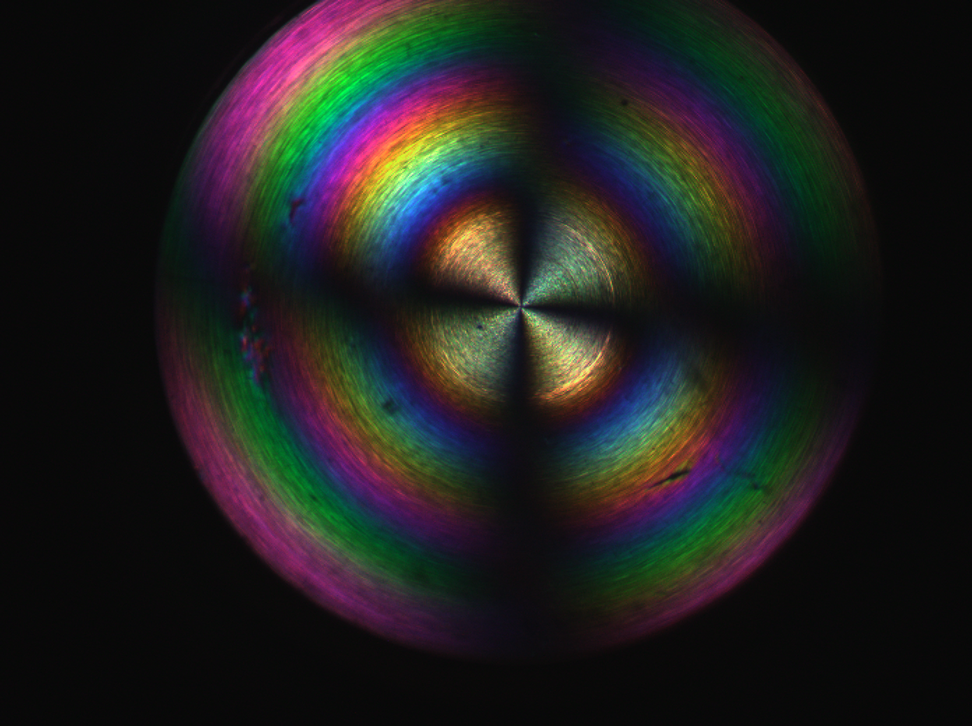
#> input picture ExampleNematicsData/CNC.tiff, 972 x 726 px, shrunk from 1392 x 1040 before the run
$ python -i saturation_tool.py   (imports and definitions only)
#> lines starting #> are read from the running program, lines starting #| are printed output that depends on the picture; after the words box and inside, x2 and y2 are one past the last pixel; in counts of white or black regions, pixels touching at a corner belong together
"""
saturation_tool.py
==================
Auto-finds an image in its own folder, splits it into Hue / Saturation /
Brightness, and reports the saturation min / max / average over the sample
(the black background is ignored). Saves a comparison figure.

Two functions:
    find_image_in_folder(...)   -> locate the image to use
    analyze_saturation(...)     -> do the HSB split + saturation stats + figure

Run:
    python saturation_tool.py
"""

import os
import numpy as np
import cv2
import matplotlib
# [1 line not run here, left out]
import matplotlib.pyplot as plt


# image types we will look for
IMAGE_EXTS = (".bmp", ".png", ".jpg", ".jpeg", ".tif", ".tiff")


# ======================================================================
# FUNCTION 1 : find the image sitting in the same folder as this script
# ======================================================================
# [41 lines left out: function find_image_in_folder, not called in this run]


# ======================================================================
# FUNCTION 2 : split HSB and report saturation stats (sample only)
# ======================================================================
def analyze_saturation(image_path, outdir, bg_thresh=25):
    """
    Split the image into Hue / Saturation / Brightness and compute the
    saturation min, max, and average over the SAMPLE ONLY (pixels brighter
    than `bg_thresh`, so the black background does not drag the numbers down).

    Also saves a 4-panel comparison figure (Original / Hue / Saturation /
    Brightness) with the saturation report printed underneath.

    Parameters
        image_path : path to the input image
        outdir     : folder where the figure is saved
        bg_thresh  : brightness (V, 0-255) below which a pixel is treated as
                     background and excluded from the statistics

    Returns a dict with sat_min, sat_max, sat_avg, coverage_pct, and the
    figure path.
    """
#> called with image_path = '../ExampleNematicsData/CNC.tiff', outdir = 'out.png', bg_thresh = 25
    # --- load image (BGR; alpha channel, if any, is dropped) ---
    img = cv2.imread(image_path, cv2.IMREAD_COLOR)
#> img is the input picture: shape (726, 972, 3); mean B, G, R 30.5, 31, 32.1
    if img is None:
        raise FileNotFoundError(f"Could not read image: {image_path}")
    base = os.path.splitext(os.path.basename(image_path))[0]
    os.makedirs(outdir, exist_ok=True)

    # --- convert to HSV and split the three channels ---
    # OpenCV ranges: H 0-179, S 0-255, V 0-255
    rgb = cv2.cvtColor(img, cv2.COLOR_BGR2RGB)          # for display only
    hsv = cv2.cvtColor(img, cv2.COLOR_BGR2HSV)
#> hsv: shape (726, 972, 3); mean H, S, V 90.1, 96.9, 43.5
    H, S, V = cv2.split(hsv)
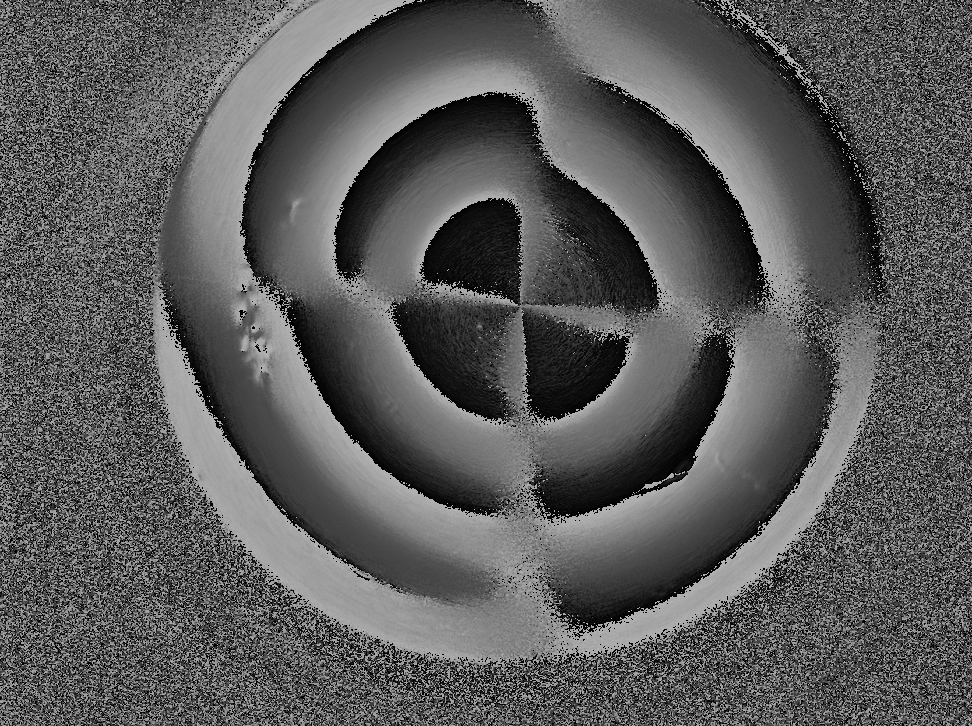
#> H: shape (726, 972); min 0, max 179, mean 90.1
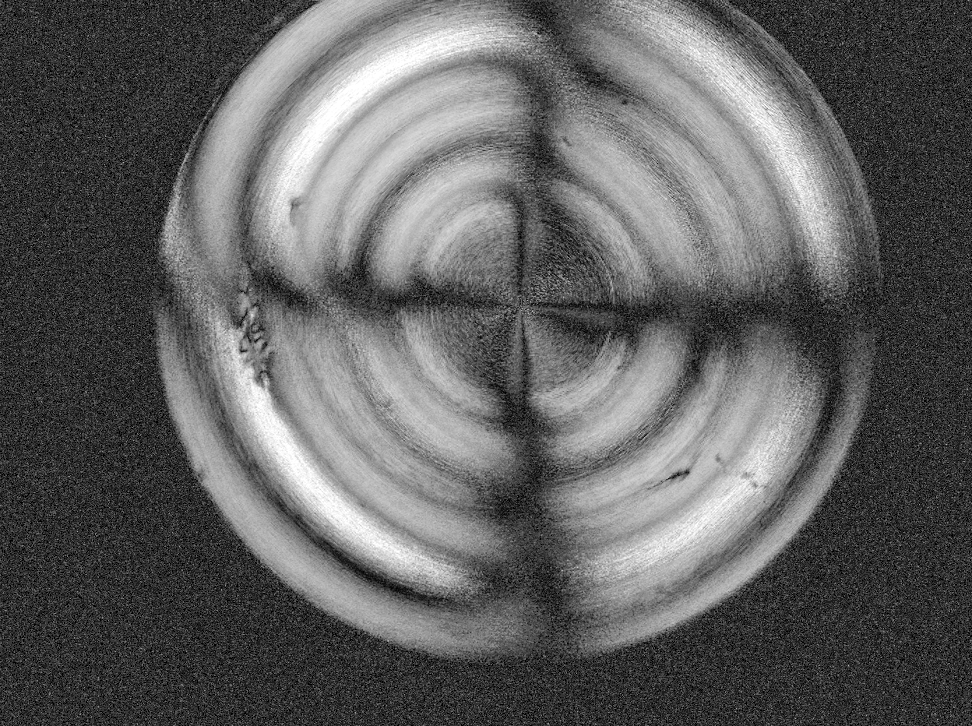
#> S: shape (726, 972); min 0, max 255, mean 96.9
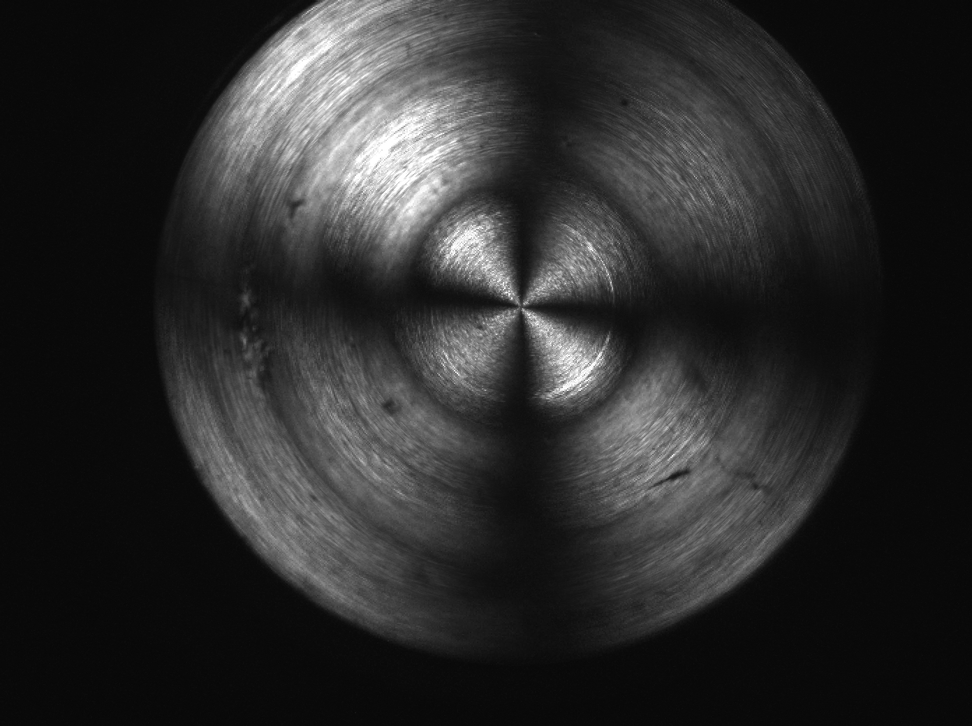
#> V: shape (726, 972); min 7, max 255, mean 43.5

    # --- sample mask: keep only pixels brighter than the background ---
    mask = V > bg_thresh
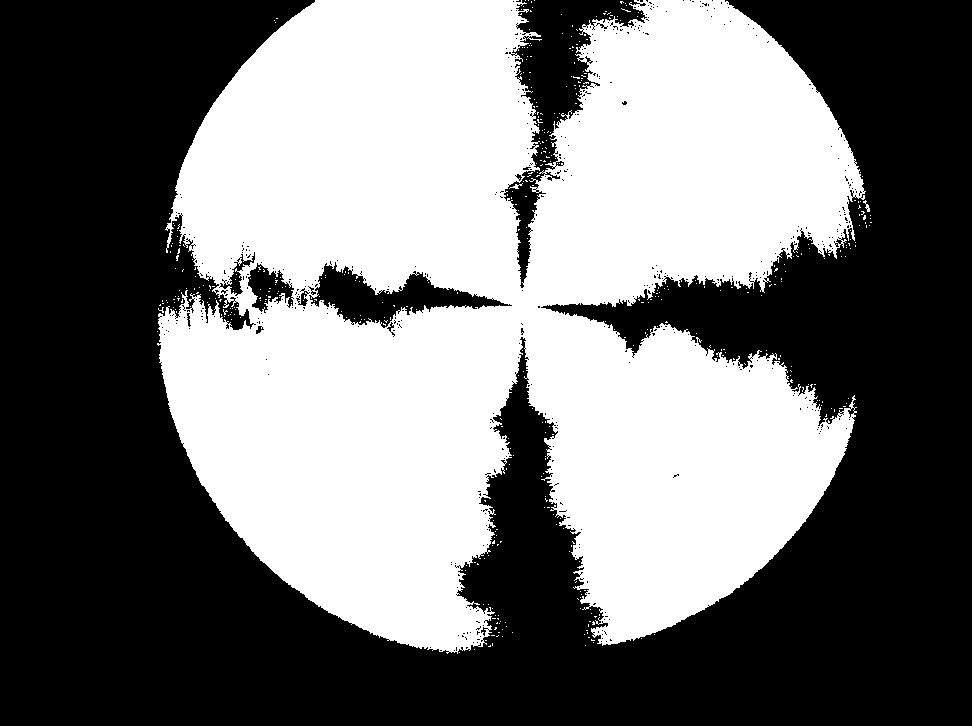
#> mask: shape (726, 972) bool; 46% white; 445 white regions (442 under 20 px), largest, box (x1, y1, x2, y2) and area: (157, 0, 866, 654) 323791, (863, 200, 870, 212) 33, (509, 183, 523, 189) 30
    S_sample = S[mask].astype(np.float32)
    if S_sample.size == 0:
        raise ValueError("No sample pixels found. Lower bg_thresh.")

    # --- saturation statistics over the sample region ---
    stats = {
        "sat_min": float(S_sample.min()),
        "sat_max": float(S_sample.max()),
        "sat_avg": float(S_sample.mean()),
        "coverage_pct": float(100.0 * mask.mean()),
    }
#> stats = {'sat_min': 0, 'sat_max': 255, 'sat_avg': 149.1, 'coverage_pct': 46.02}

    # --- make the hue channel viewable in color (easier to read) ---
    hue_vis = cv2.cvtColor(
        cv2.merge([H, np.full_like(S, 255), np.full_like(V, 255)]),
        cv2.COLOR_HSV2RGB)
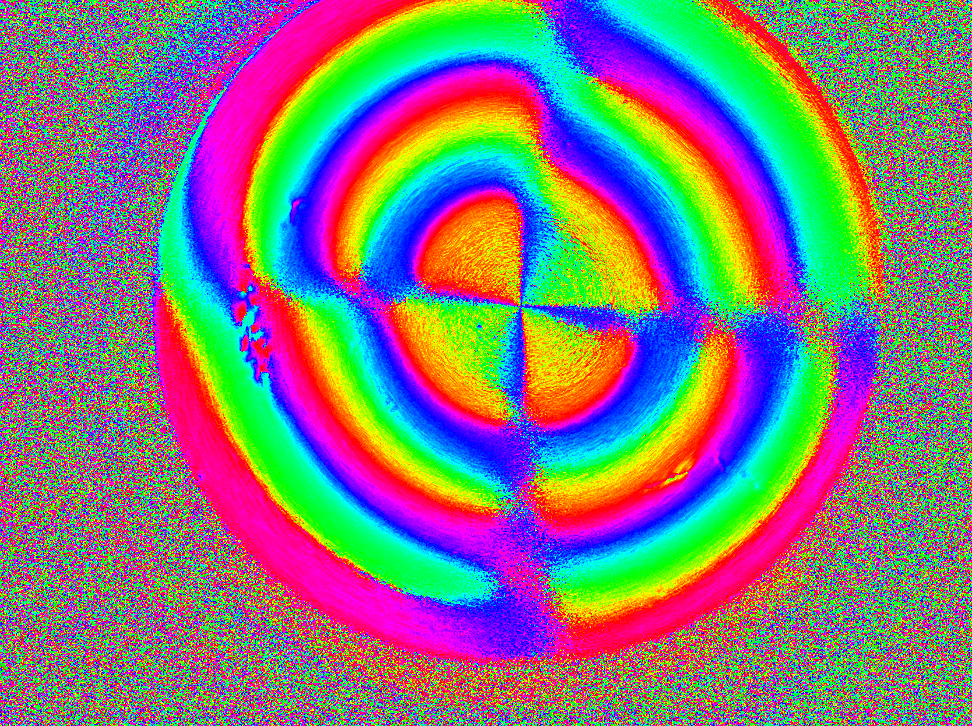
#> hue_vis: shape (726, 972, 3); mean R, G, B 130.5, 120.6, 124

    # --- 4-panel comparison figure ---
    fig, ax = plt.subplots(1, 4, figsize=(20, 6))
    ax[0].imshow(rgb);     ax[0].set_title("Original", fontsize=13, fontweight="bold")
    ax[1].imshow(hue_vis); ax[1].set_title("Hue", fontsize=13, fontweight="bold")
    im2 = ax[2].imshow(S, cmap="gray", vmin=0, vmax=255)
    ax[2].set_title("Saturation", fontsize=13, fontweight="bold")
    im3 = ax[3].imshow(V, cmap="gray", vmin=0, vmax=255)
    ax[3].set_title("Brightness", fontsize=13, fontweight="bold")
    for a in ax:
        a.axis("off")
    fig.colorbar(im2, ax=ax[2], fraction=0.046, pad=0.04)
    fig.colorbar(im3, ax=ax[3], fraction=0.046, pad=0.04)

    # --- saturation report banner under the figure ---
    report = (
        f"SATURATION (sample only, background V\u2264{bg_thresh} ignored, "
        f"{stats['coverage_pct']:.1f}% of image)\n"
        f"Min {stats['sat_min']:.1f}/255  ({stats['sat_min']/255*100:.1f}%)      "
        f"Max {stats['sat_max']:.1f}/255  ({stats['sat_max']/255*100:.1f}%)      "
        f"Average {stats['sat_avg']:.1f}/255  ({stats['sat_avg']/255*100:.1f}%)"
    )
    fig.suptitle(f"HSB Comparison + Saturation  \u2014  {base}",
                 fontsize=15, fontweight="bold", y=1.02)
    fig.text(0.5, -0.02, report, ha="center", va="top", fontsize=12,
             bbox=dict(boxstyle="round,pad=0.6", facecolor="#f4f4f4", edgecolor="#888"))
    fig.tight_layout()

    # --- save ---
    path = os.path.join(outdir, f"{base}_saturation.png")
    fig.savefig(path, dpi=200, bbox_inches="tight")
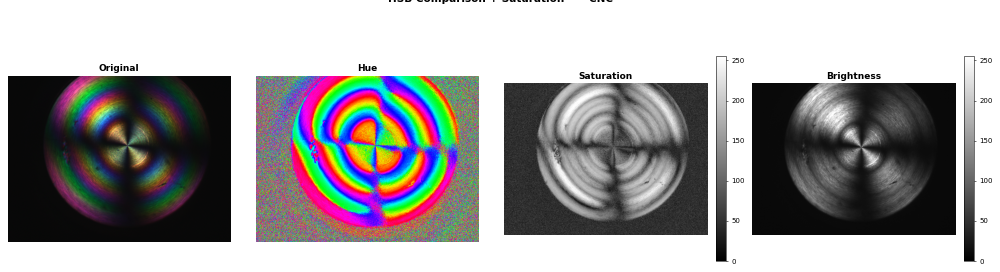
#> figure drawn by matplotlib, 6 panels
    plt.close(fig)
    stats["figure"] = path
    return stats


# ======================================================================
# driver: find image next to the script, run the analysis
# ======================================================================
# [11 lines not run here, left out]

>>> result = analyze_saturation('../ExampleNematicsData/CNC.tiff', 'out.png')
#> result = {'sat_min': 0, 'sat_max': 255, 'sat_avg': 149.1, 'coverage_pct': 46.02, 'figure': 'out.png/CNC_saturation.png'}
